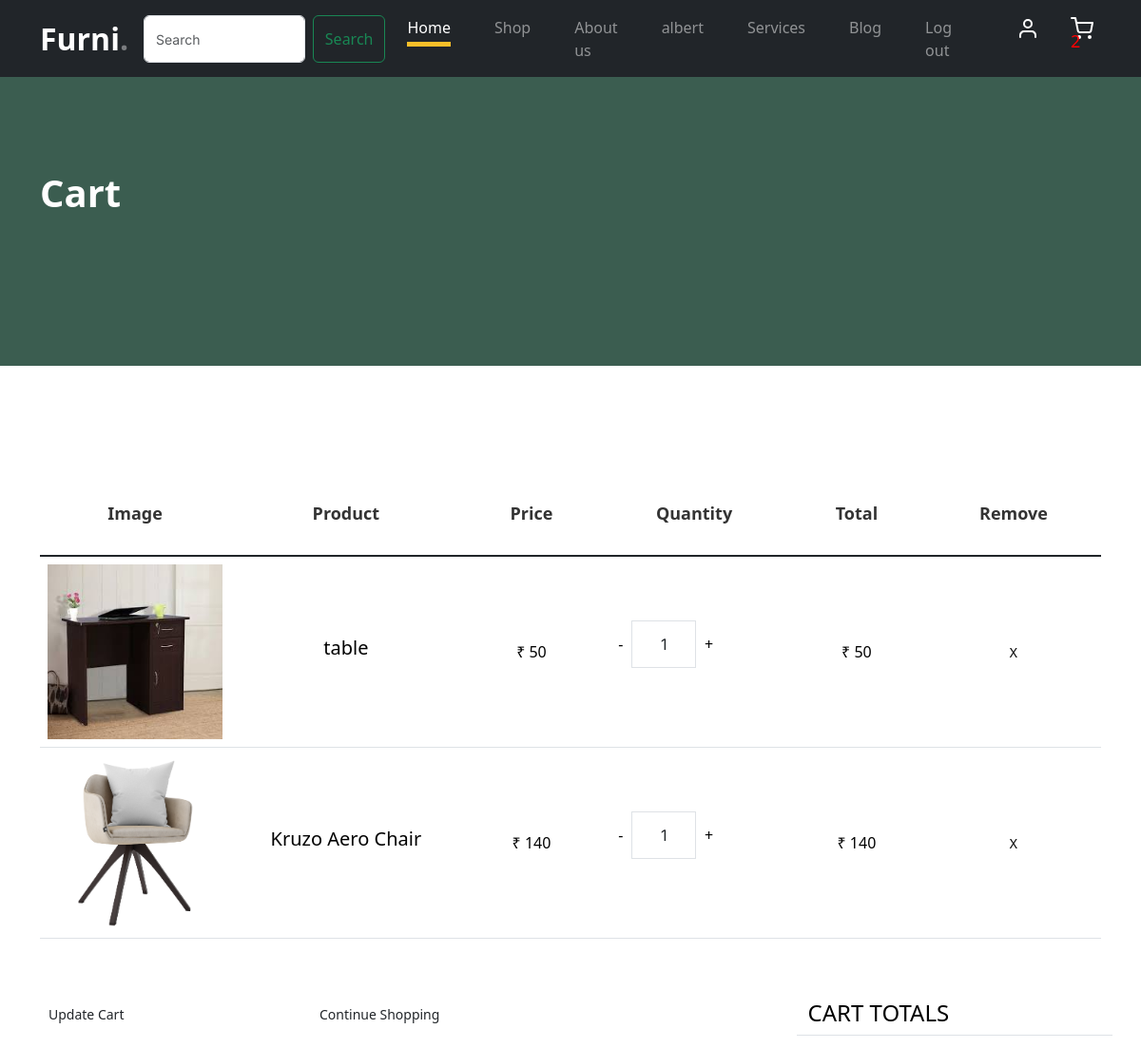
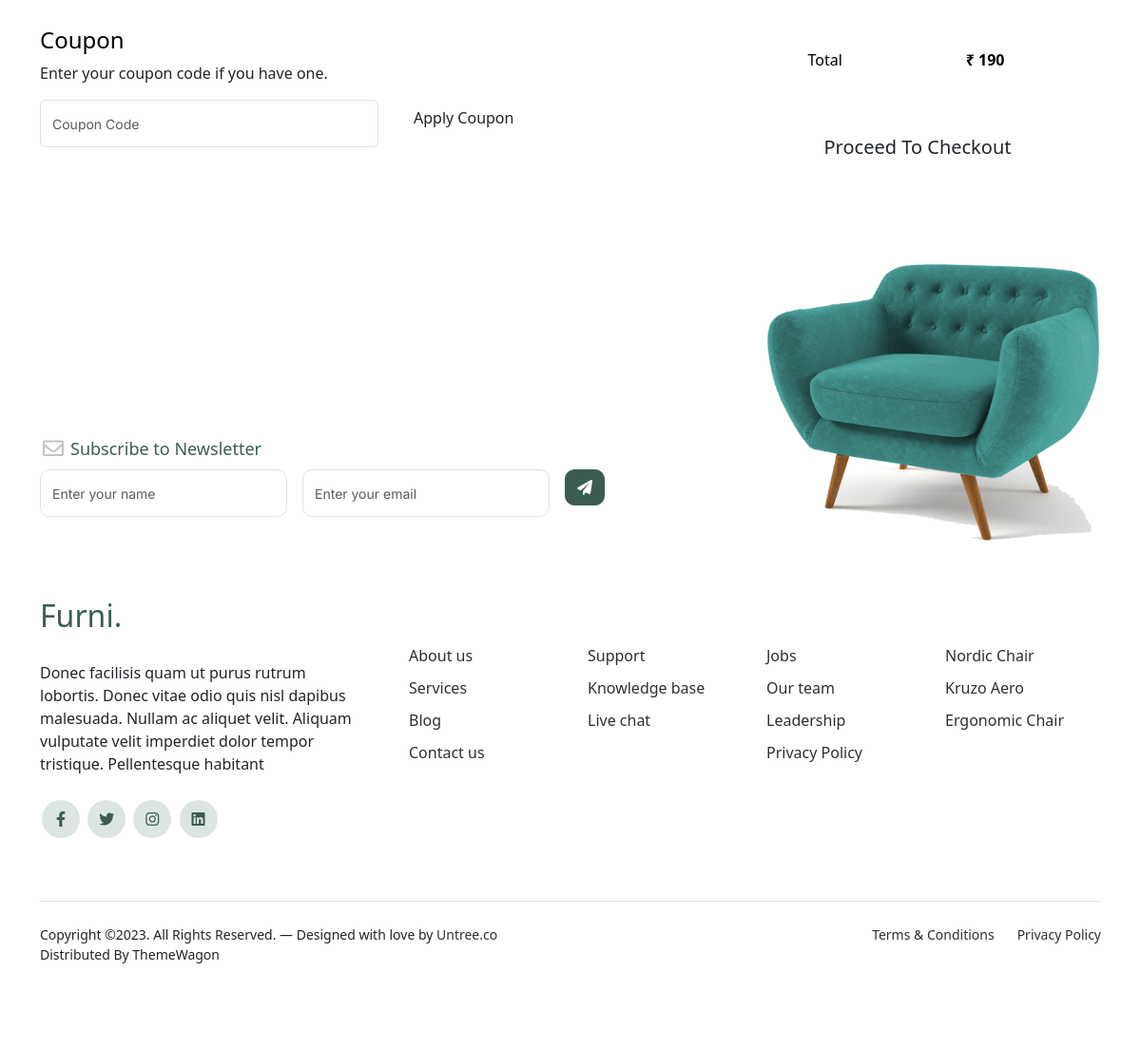
The app's page /show_cart/ (signed in) with its own data (2 pictures, top to bottom).
### finalapp/models.py (models this page shows, shortened)
class Cart(models.Model):
    quantity = models.IntegerField()
    product = models.ForeignKey(Product,on_delete=models.CASCADE)
    user = models.ForeignKey(Cart_User,on_delete=models.CASCADE)
    def total(self):
        return self.quantity*self.product.price

class Product(models.Model):
    mg = models.ImageField(upload_to='image',default='null.jpg')
    name = models.CharField(max_length=30)
    price = models.IntegerField()
    discription = models.CharField(max_length=50)
    stock = models.IntegerField()
    catagory = models.ForeignKey(Catagory,on_delete=models.CASCADE)

### finalapp/views.py (the view)
# urls.py: path('show_cart/',views.show_cart,name="showcart"),
@login_required(login_url='/log')
def show_cart(request):
    sum = 0
    count = 0
    try:
        h = Cart_User.objects.get(user=request.user)
        n = Cart.objects.filter(user=h.id)
        for i in n:
            sum += i.quantity * i.product.price
            count += 1
    except:
        messages.info("no product were added to your cart")
        return redirect(request, "home.html")
    return render(request, 'cart.html', {'tab': n, 'sum': sum, 'count': count})

### finalapp/templates/cart.html (shortened to what this page needs)
{% extends "home.html" %}
{% load static %}
{% block contents %}
			<div class="hero">
				<div class="container">
					<div class="row justify-content-between">
						<div class="col-lg-5">
							<div class="intro-excerpt">
								<h1>Cart</h1>
							</div>
						</div>
						<div class="col-lg-7">
						</div>
					</div>
				</div>
			</div>
		<div class="untree_co-section before-footer-section">
            <div class="container">
              <div class="row mb-5" id="ct">
                <form class="col-md-12" method="post">
                  <div class="site-blocks-table">
                    <table class="table">
                      <thead>
                        <tr>
                          <th class="product-thumbnail">Image</th>
                          <th class="product-name">Product</th>
                          <th class="product-price">Price</th>
                          <th class="product-quantity">Quantity</th>
                          <th class="product-total">Total</th>
                          <th class="product-remove">Remove</th>
                        </tr>
                      </thead>
                      <tbody>
					  {% for j in tab  %}
                        <tr>
                          <td class="product-thumbnail">
                            <img src="{{j.product.mg.url}}" alt="Image" class="img-fluid">
                          </td>
                          <td class="product-name">
                            <h2 class="h5 text-black">{{j.product.name}}</h2>
                          </td>
                          <td>₹ {{j.product.price}}</td>
                          <td>
                            <div class="input-group mb-3 d-flex align-items-center quantity-container" style="max-width: 120px;">
                              <div class="input-group-prepend">
								  <a href="{% url 'minus' j.product.id %}#ct"><button class="btn btn-outline-black decrease" type="button">-</button></a>
                              </div>
                              <input type="text" class="form-control text-center quantity-amount" value="{{j.quantity}}" placeholder="" aria-label="Example text with button addon" aria-describedby="button-addon1">
                              <div class="input-group-append">
								  <a href="{% url 'add' j.product.id %}#ct"><button class="btn btn-outline-black increase" type="button">+</button></a>
                              </div>
                            </div>
                          </td><td>₹ {{j.total}}</td>
                          <td><a href="{% url 'delete' dlt=j.id %}#ct" class="btn btn-black btn-sm">X</a></td>
                        </tr>
					  {% endfor %}
                      </tbody>
                    </table>
                  </div>
                </form>
              </div>
              <div class="row">
                <div class="col-md-6">
                  <div class="row mb-5">
                    <div class="col-md-6 mb-3 mb-md-0">
                      <button class="btn btn-black btn-sm btn-block">Update Cart</button>
                    </div>
                    <div class="col-md-6">
                      <a href="{% url 'shop' %}"><button class="btn btn-outline-black btn-sm btn-block">Continue Shopping</button></a>
                    </div>
                  </div>
                  <div class="row">
                    <div class="col-md-12">
                      <label class="text-black h4" for="coupon">Coupon</label>
                      <p>Enter your coupon code if you have one.</p>
                    </div>
                    <div class="col-md-8 mb-3 mb-md-0">
                      <input type="text" class="form-control py-3" id="coupon" placeholder="Coupon Code">
                    </div>
                    <div class="col-md-4">
                      <button class="btn btn-black">Apply Coupon</button>
                    </div>
                  </div>
                </div>
                <div class="col-md-6 pl-5">
                  <div class="row justify-content-end">
                    <div class="col-md-7">
                      <div class="row">
                        <div class="col-md-12 text-right border-bottom mb-5">
                          <h3 class="text-black h4 text-uppercase">Cart Totals</h3>
                        </div>
                      </div>
                      <div class="row mb-5">
                        <div class="col-md-6">
                          <span class="text-black">Total</span>
                        </div>
                        <div class="col-md-6 text-right">
                          <strong class="text-black">₹ {{sum}}</strong>
                        </div>
                      </div>
                      <div class="row">
                        <div class="col-md-12">
                          <a href="{% url 'billing' %}"><button class="btn btn-black btn-lg py-3 btn-block"  >Proceed To Checkout</button></a>
                        </div>
                      </div>
                    </div>
                  </div>
                </div>
              </div>
            </div>
          </div>
		<footer class="footer-section">
			<div class="container relative">
				<div class="sofa-img">
					<img src="{% static 'images/sofa.png' %}" alt="Image" class="img-fluid">
				</div>
				<div class="row">
					<div class="col-lg-8">
						<div class="subscription-form">
							<h3 class="d-flex align-items-center"><span class="me-1"><img src="{% static 'images/envelope-outline.svg' %}" alt="Image" class="img-fluid"></span><span>Subscribe to Newsletter</span></h3>
							<form action="#" class="row g-3">
								<div class="col-auto">
									<input type="text" class="form-control" placeholder="Enter your name">
								</div>
								<div class="col-auto">
									<input type="email" class="form-control" placeholder="Enter your email">
								</div>
								<div class="col-auto">
									<button class="btn btn-primary">
										<span class="fa fa-paper-plane"></span>
									</button>
								</div>
							</form>
						</div>
					</div>
				</div>
				<div class="row g-5 mb-5">
					<div class="col-lg-4">
						<div class="mb-4 footer-logo-wrap"><a href="#" class="footer-logo">Furni<span>.</span></a></div>
						<p class="mb-4">Donec facilisis quam ut purus rutrum lobortis. Donec vitae odio quis nisl dapibus malesuada. Nullam ac aliquet velit. Aliquam vulputate velit imperdiet dolor tempor tristique. Pellentesque habitant</p>
						<ul class="list-unstyled custom-social">
							<li><a href="#"><span class="fa fa-brands fa-facebook-f"></span></a></li>
							<li><a href="#"><span class="fa fa-brands fa-twitter"></span></a></li>
							<li><a href="#"><span class="fa fa-brands fa-instagram"></span></a></li>
							<li><a href="#"><span class="fa fa-brands fa-linkedin"></span></a></li>
						</ul>
					</div>
					<div class="col-lg-8">
						<div class="row links-wrap">
							<div class="col-6 col-sm-6 col-md-3">
								<ul class="list-unstyled">
									<li><a href="#">About us</a></li>
									<li><a href="#">Services</a></li>
									<li><a href="#">Blog</a></li>
									<li><a href="#">Contact us</a></li>
								</ul>
							</div>
							<div class="col-6 col-sm-6 col-md-3">
								<ul class="list-unstyled">
									<li><a href="#">Support</a></li>
									<li><a href="#">Knowledge base</a></li>
									<li><a href="#">Live chat</a></li>
								</ul>
							</div>
							<div class="col-6 col-sm-6 col-md-3">
								<ul class="list-unstyled">
									<li><a href="#">Jobs</a></li>
									<li><a href="#">Our team</a></li>
									<li><a href="#">Leadership</a></li>
									<li><a href="#">Privacy Policy</a></li>
								</ul>
							</div>
							<div class="col-6 col-sm-6 col-md-3">
								<ul class="list-unstyled">
									<li><a href="#">Nordic Chair</a></li>
									<li><a href="#">Kruzo Aero</a></li>
									<li><a href="#">Ergonomic Chair</a></li>
								</ul>
							</div>
						</div>
					</div>
				</div>
				<div class="border-top copyright">
					<div class="row pt-4">
						<div class="col-lg-6">
							<p class="mb-2 text-center text-lg-start">Copyright &copy;. All Rights Reserved. &mdash; Designed with love by <a href="https://untree.co">Untree.co</a> Distributed By <a hreff="https://themewagon.com">ThemeWagon</a>
            </p>
						</div>
						<div class="col-lg-6 text-center text-lg-end">
							<ul class="list-unstyled d-inline-flex ms-auto">
								<li class="me-4"><a href="#">Terms &amp; Conditions</a></li>
								<li><a href="#">Privacy Policy</a></li>
							</ul>
						</div>
					</div>
				</div>
			</div>
		</footer>
{% endblock %}

### finalapp/templates/home.html (shortened to what this page needs)
<!doctype html>
{% load static %}
<html lang="en">
<head>
		<link href="{% static 'css/bootstrap.min.css' %}" rel="stylesheet">
		<link href="https://cdnjs.cloudflare.com/ajax/libs/font-awesome/6.0.0-beta3/css/all.min.css" rel="stylesheet">
		<link href="{% static 'css/tiny-slider.css' %}" rel="stylesheet">
		<link href="{% static 'css/style.css' %}" rel="stylesheet">
	<link href="https://cdn.jsdelivr.net/npm/bootstrap@5.3.2/dist/css/bootstrap.min.css" rel="stylesheet">
	</head>
	<body>
		<nav class="custom-navbar navbar navbar navbar-expand-md navbar-dark bg-dark" arial-label="Furni navigation bar">
			<div class="container">
				<a class="navbar-brand" href="index.html">Furni<span>.</span></a>
				<form class="d-flex" action="{% url 'search' %}" method="GET">
                  <input class="form-control me-2" type="text" placeholder="Search" aria-label="Search" name="word">
                  <button class="btn btn-outline-success" type="submit">Search</button>
                </form>
				<div class="collapse navbar-collapse" id="navbarsFurni">
					<ul class="custom-navbar-nav navbar-nav ms-auto mb-2 mb-md-0">
						<li class="nav-item active">
							<a class="nav-link" href="{% url 'home' %}">Home</a>
						</li>
						<li><a class="nav-link" href="{% url 'shop' %}">Shop</a></li>
						<li><a class="nav-link" href="{% url 'about' %}">About us</a></li>
						{% if user.is_authenticated %}
						<li><a class="nav-link">{{user.username}}</a></li>
						<li><a class="nav-link" href="services.html">Services</a></li>
						<li><a class="nav-link" href="blog.html">Blog</a></li>
						<li><a class="nav-link" href="{% url 'logout' %}">Log out</a></li>
						{% else  %}
						<li><a class="nav-link" href="{% url 'log' %}">Log in</a></li>
						<li><a class="nav-link" href="contact.html">Contact us</a></li>
						{% endif %}
					</ul>
					<ul class="custom-navbar-cta navbar-nav mb-2 mb-md-0 ms-5">
						<li><a class="nav-link" href="#"><img src="{% static 'images/user.svg' %}"></a></li>
						<li><a class="nav-link" href="{% url 'showcart' %}"> <img  src="{% static 'images/cart.svg' %}" ><sup class="rounded-pill" style="color:red;font-size:18px;boredr">{{count}}</sup></a></li>
					</ul>
				</div>
			</div>
		</nav>
{% block contents %}{% endblock %}
	</body>
</html>

### records on screen
Cart: product.mg (picture), product.name "table", product.price "50", quantity "1", total "50"
Cart: product.mg (picture), product.name "Kruzo Aero Chair", product.price "140", quantity "1", total "140"

### other values on screen
{{ user.username }} "albert"
{{ count }} "2"
{{ sum }} "190"
